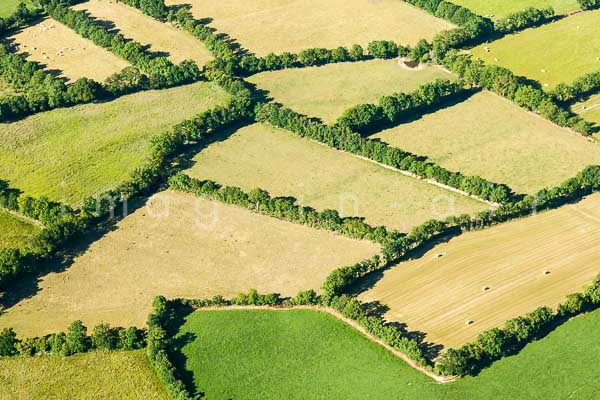
//> input picture feteScience/imgRec/Aprement.jpg, 600 x 400 px
$ ./test3 Aprement.jpg   (built with g++ and OpenCV 4)
//> lines starting //> are read from the running program, lines starting //| are printed output that depends on the picture; after the words box and inside, x2 and y2 are one past the last pixel; in counts of white or black regions, pixels touching at a corner belong together
#include <opencv2/core/core.hpp>
#include <opencv2/highgui/highgui.hpp>
#include <opencv2/imgproc/imgproc.hpp>
#include <iostream>
#include <stdio.h>
#include <stdlib.h>

using namespace cv;
using namespace std;

void drawStuff(int, void*);
void showInputWindow();
void showCannyWindow();
void showContourWindow();

int lowThreshold;
int const max_lowThreshold = 100;
const char* window_name = "Edge Map";

int thresh = 40;
int max_thresh = 120;
Mat img_rgb,img_gray,img_bw,canny_output,drawing;

int main(int argc, char *argv[]){
    img_rgb  = imread(argv[1]);
//> img_rgb is the input picture: 400 rows x 600 cols, CV_8UC3; mean B, G, R 91.9, 165.9, 162.7
    blur( img_rgb, img_rgb, Size(3,3) );
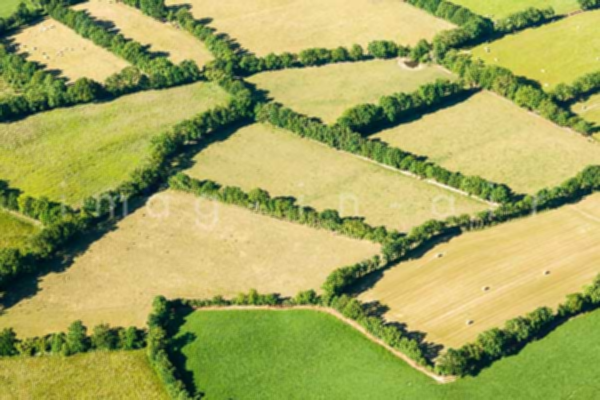
//> img_rgb: 400 rows x 600 cols, CV_8UC3; mean B, G, R 91.9, 165.9, 162.7
    cvtColor(img_rgb,img_gray,CV_RGB2GRAY);
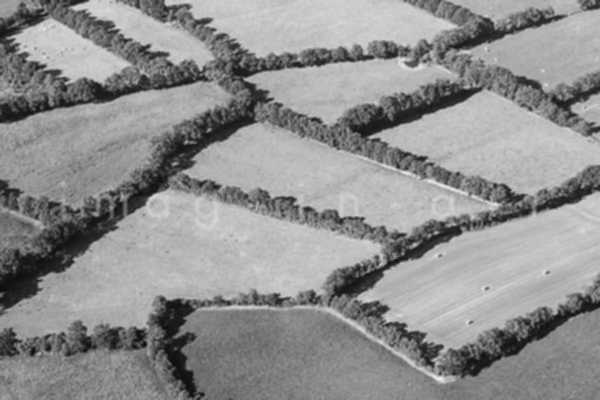
//> img_gray: 400 rows x 600 cols, CV_8UC1; min 10, max 237, mean 143.4
    namedWindow( window_name, WINDOW_AUTOSIZE );
    cv::createTrackbar( "Min Threshold:", window_name, &lowThreshold, max_lowThreshold, drawStuff );
    showInputWindow();

    drawStuff(0,0);
    cv::waitKey(0);
}

void drawStuff(int, void*){
	Mat thr;
	threshold(img_gray, thr, 200,255,THRESH_BINARY_INV);
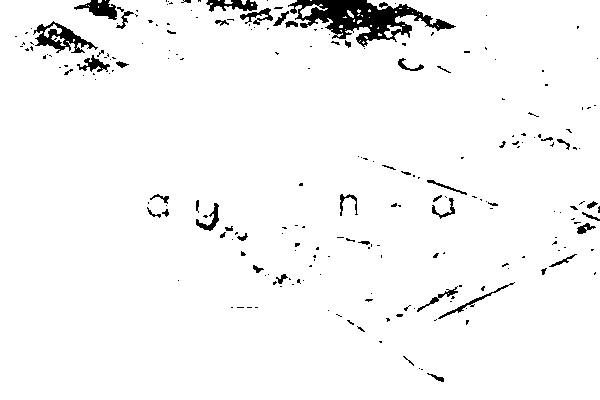
//> thr: 400 rows x 600 cols, CV_8UC1; 96.4% white; 221 black regions (174 under 20 px)

	vector< vector <Point> > contours; // Vector for storing contour
	vector< Vec4i > hierarchy;
	findContours( thr, contours, hierarchy,CV_RETR_CCOMP, CV_CHAIN_APPROX_SIMPLE );
//> contours = 294 contours, 230 with area under 20; largest, box (x1, y1, x2, y2) and area: (0, 0, 600, 400) 234085, (33, 20, 99, 54) 1068, (76, 54, 111, 73) 288, (437, 284, 510, 320) 276, (195, 202, 220, 232) 258

	for( int i = 0; i< contours.size(); i=hierarchy[i][0] ) // iterate through each contour.
	{
		Rect r= boundingRect(contours[i]);
		if(hierarchy[i][2]<0) //Check if there is a child contour
		  rectangle(img_gray,Point(r.x-10,r.y-10), Point(r.x+r.width+10,r.y+r.height+10), Scalar(0,0,255),2,8,0); //Opened contour
		else
		  rectangle(img_gray,Point(r.x-10,r.y-10), Point(r.x+r.width+10,r.y+r.height+10), Scalar(0,255,0),2,8,0); //closed contour
	}
//> this loop made 42 passes
//> r on passes 1 to 12: Rect(448, 293, 1, 1), Rect(362, 41, 3, 3), Rect(359, 40, 2, 2), Rect(73, 39, 2, 3), Rect(364, 36, 4, 3), Rect(51, 35, 15, 11), Rect(378, 33, 4, 3), Rect(340, 30, 2, 2), Rect(345, 29, 1, 1), Rect(377, 27, 2, 2), Rect(437, 25, 2, 2), Rect(402, 25, 3, 1)
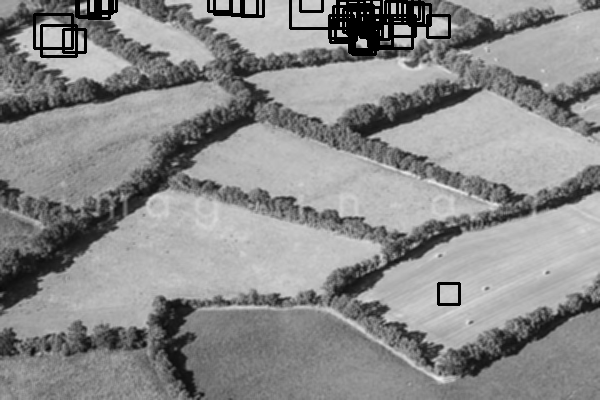
//> img_gray: 400 rows x 600 cols, CV_8UC1; 2.77% of pixels changed, all inside (x1, y1, x2, y2) = (33, 0, 461, 306)
	showContourWindow();
}
void showInputWindow(){
    cv::namedWindow("InputImage");
    cv::imshow("InputImage",img_rgb);
}
void showContourWindow(){
	cv::namedWindow("Fill");
	cv::imshow("Fill",img_gray);
}

$ run again, on feteScience/imgRec/batiment.png
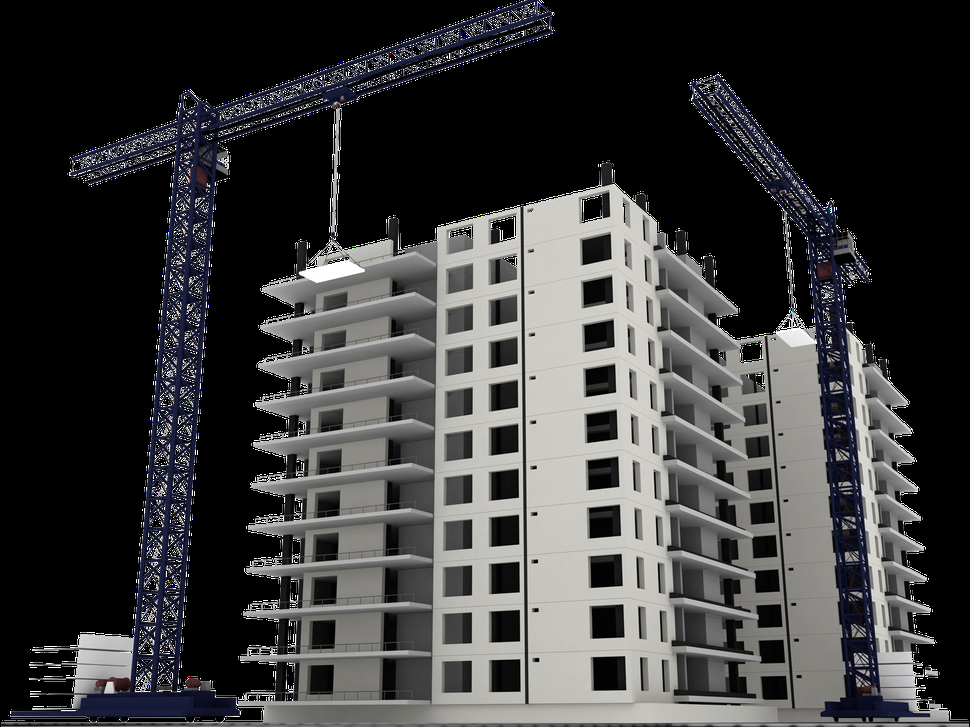
//> input picture feteScience/imgRec/batiment.png, 970 x 727 px, shrunk from 1600 x 1200 before the run
//> img_rgb is the input picture: 727 rows x 970 cols, CV_8UC3; mean B, G, R 59.3, 58.7, 59
//> in drawStuff, `threshold(img_gray, thr, 200,255,THRESH_BINARY_INV);`:
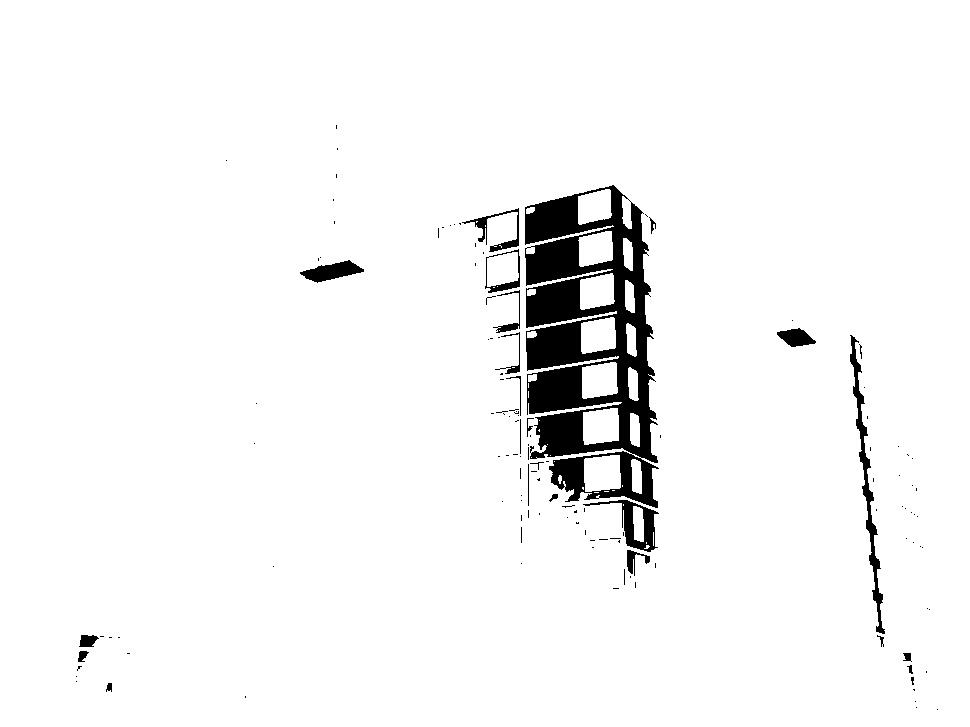
//> thr: 727 rows x 970 cols, CV_8UC1; 95.7% white; 133 black regions (110 under 20 px)
//> contours = 209 contours, 156 with area under 20; largest, box (x1, y1, x2, y2) and area: (0, 0, 970, 727) 703494, (524, 184, 659, 464) 30102, (548, 450, 660, 509) 4302, (849, 334, 886, 635) 1960, (582, 499, 660, 553) 1584
//> the loop in drawStuff, `for( int i = 0; i< contours.size(); i=hierarchy[i][0] )` made 44 passes
//> r on passes 1 to 8: Rect(644, 545, 6, 4), Rect(646, 542, 1, 2), Rect(653, 532, 1, 14), Rect(633, 506, 11, 36), Rect(623, 504, 1, 2), Rect(594, 492, 5, 1), Rect(604, 491, 5, 1), Rect(612, 490, 3, 1)
//> after the loop in drawStuff, `for( int i = 0; i< contours.size(); i=hierarchy[i][0] )`:
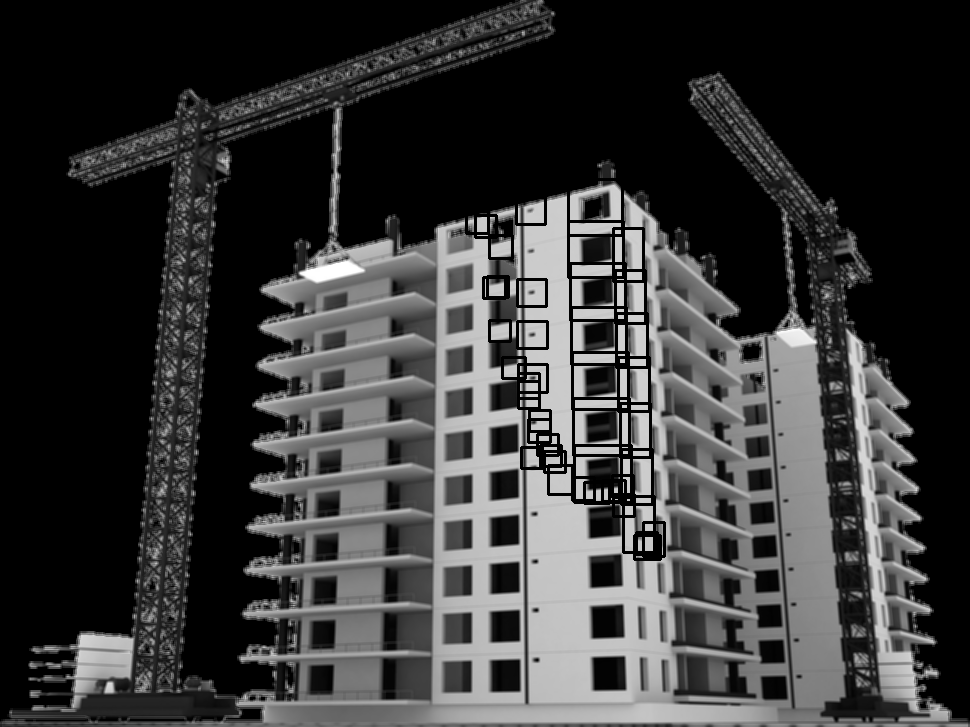
//> img_gray: 727 rows x 970 cols, CV_8UC1; min 0, max 255, mean 55.5
